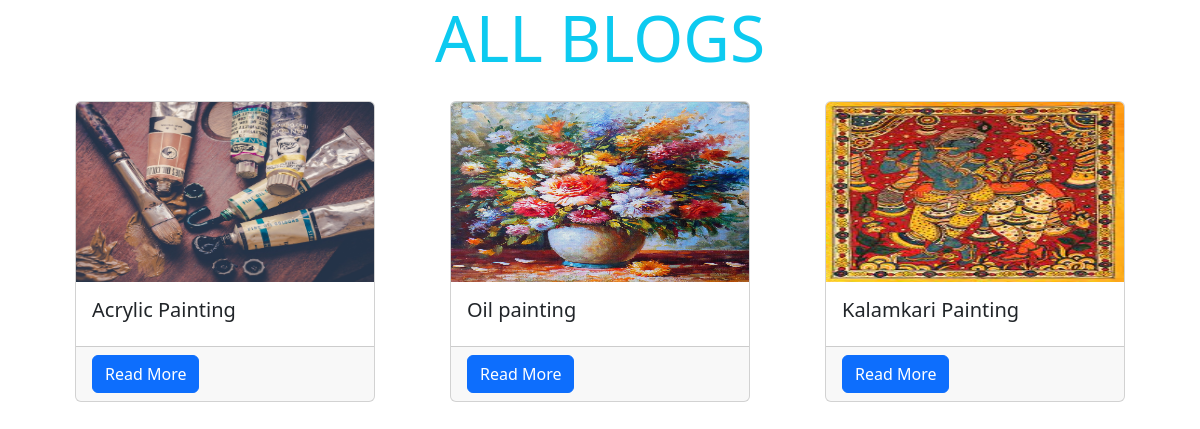
/cat_blogs/Painting/, run on the app's committed database.
### myBlogs/models.py (models this page shows, shortened)
class blog_post(models.Model):
    blog_name =models.CharField(max_length=100)
    cover_img=models.ImageField(upload_to='images/')
    blog_description=RichTextField()
    like_count=models.IntegerField(default=0,null=True)
    views_count=models.IntegerField(default=0,null=True)
    Blog_cat=models.ForeignKey(blog_category,null=True, default=None, on_delete=models.CASCADE)

### myBlogs/views.py (the view)
# urls.py: path('cat_blogs/<str:catagory>/',views.cat_Blogs,name ='cat_Blogs'),
def cat_Blogs(request, catagory):
    a = blog_post.objects.filter(Blog_cat__blog_cat = catagory)
    return render(request,'myBlogs/all_Blogs.html',{"y":a})

### myBlogs/templates/myBlogs/all_Blogs.html (shortened to what this page needs)
<!DOCTYPE html>
<html lang="en">
<head>
    <link href="https://cdn.jsdelivr.net/npm/bootstrap@5.3.2/dist/css/bootstrap.min.css" rel="stylesheet">
</head>
<body>
    <div class="container text-center mb-4">
        <h3 class="display-3 text-info"> ALL BLOGS</h3>
    </div>
      <div class="d-flex flex-wrap justify-content-evenly">
        {% for y in y %}
        <div
          class="card mb-2"
          style="width: 25vw; min-height: 10vw;"
        >
          <img
            src="{{ y.cover_img.url }}"
            class="card-img-top"
            alt="..."
            style="height: 15vw"
          />
          <div class="card-body">
            <h5 class="card-title">{{ y.blog_name }}</h5>
          </div>
          <div class="card-footer">
            <a href="{% url 'Blog_details' y.id %}" class="btn btn-primary">Read More</a>
          </div>
        </div>
        {% endfor %}
      </div>
</body>
</html>

### data on the page
blog_post: cover_img (picture), blog_name "Acrylic Painting"
blog_post: cover_img (picture), blog_name "Oil painting"
blog_post: cover_img (picture), blog_name "Kalamkari Painting"
